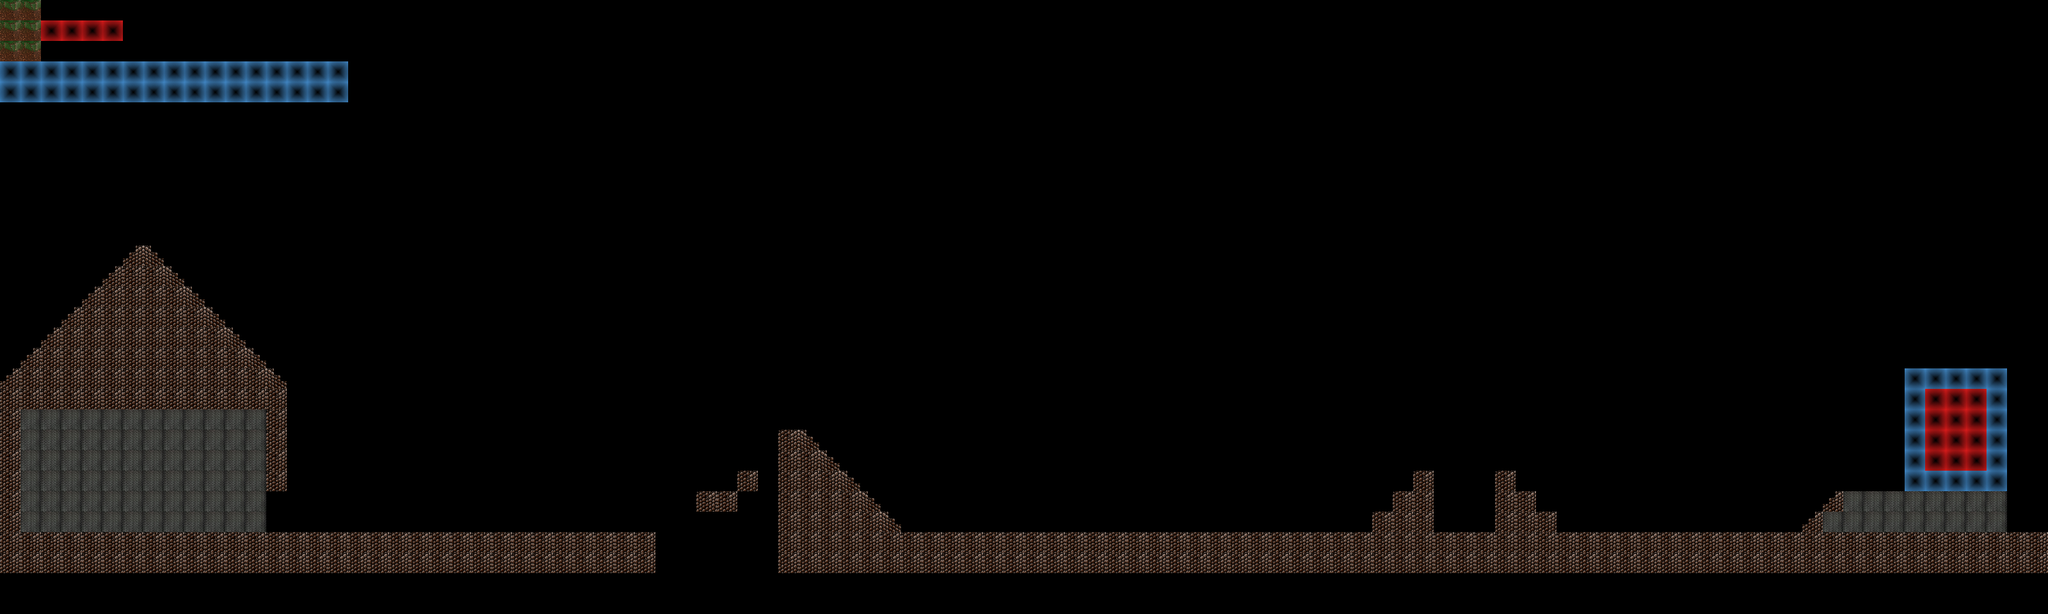

The image is a tile-based game level rendered from a .tmx file. Its description and source (layers, tilesets, objects; grid data summarised) follow:
An orthogonal 100x30 tile map with 32x32 px tiles, 4 tile layers (Background, Ground, Shadow, Overlay) and 74 objects.

<map version="1.0" orientation="orthogonal" renderorder="right-down" width="100" height="30" tilewidth="32" tileheight="32" nextobjectid="195">
 <tileset firstgid="1" name="textures" tilewidth="32" tileheight="32" tilecount="32">
  <image source="textures.png" width="256" height="128" />
  <tile id="4">
   <objectgroup draworder="index">
    <object id="0" x="0" y="32">
     <polygon points="0,0 32,0 32,-32" />
    </object>
   </objectgroup>
  </tile>
 </tileset>
 <layer name="Background" width="100" height="30">
  <data>[3000 cells, 12 non-empty, 1 distinct tile ids]</data>
 </layer>
 <layer name="Ground" width="100" height="30">
  <data>[3000 cells, 456 non-empty, 6 distinct tile ids]</data>
 </layer>
 <layer name="Shadow" width="100" height="30">
  <data>[3000 cells, 0 non-empty, 0 distinct tile ids]</data>
 </layer>
 <layer name="Overlay" width="100" height="30">
  <data>[3000 cells, 0 non-empty, 0 distinct tile ids]</data>
 </layer>
 <objectgroup name="Spawn">
  <object id="194" x="224" y="224" width="32" height="32" />
 </objectgroup>
 <objectgroup name="End" />
 <objectgroup name="Ground">
  <object id="27" x="0" y="96" width="544" height="64" />
  <object id="28" x="0" y="832" width="1024" height="64" />
  <object id="29" x="1216" y="832" width="1984" height="64" />
  <object id="30" x="2880" y="768" width="256" height="64" />
  <object id="32" x="3008" y="608" width="96" height="128" />
  <object id="33" x="1216" y="672" width="32" height="160" />
  <object id="34" x="1248" y="704" width="32" height="128" />
  <object id="35" x="1280" y="736" width="32" height="96" />
  <object id="36" x="1312" y="768" width="32" height="64" />
  <object id="37" x="1344" y="800" width="32" height="32" />
  <object id="48" x="2848" y="800" width="32" height="32" />
  <object id="49" x="0" y="608" width="32" height="224" />
  <object id="50" x="32" y="608" width="416" height="32" />
  <object id="51" x="416" y="640" width="32" height="128" />
  <object id="52" x="32" y="576" width="384" height="32" />
  <object id="53" x="64" y="544" width="320" height="32" />
  <object id="54" x="96" y="512" width="256" height="32" />
  <object id="55" x="128" y="480" width="192" height="32" />
  <object id="56" x="160" y="448" width="128" height="32" />
  <object id="57" x="192" y="416" width="64" height="32" />
  <object id="115" x="1088" y="768" width="64" height="32" />
  <object id="116" x="1152" y="736" width="32" height="32" />
  <object id="121" x="2144" y="800" width="96" height="32" />
  <object id="125" x="2176" y="768" width="64" height="32" />
  <object id="126" x="2208" y="736" width="32" height="32" />
  <object id="127" x="2336" y="736" width="32" height="32" />
  <object id="128" x="2336" y="768" width="64" height="32" />
  <object id="129" x="2336" y="800" width="96" height="32" />
 </objectgroup>
 <objectgroup name="Item">
  <object id="83" x="800" y="768" width="32" height="32" />
  <object id="84" x="928" y="704" width="32" height="32" />
  <object id="85" x="1056" y="672" width="32" height="32" />
  <object id="86" x="320" y="32" width="32" height="32" />
  <object id="87" x="390" y="66" width="1" />
  <object id="157" x="800" y="736" width="32" height="32" />
  <object id="158" x="800" y="704" width="32" height="32" />
  <object id="159" x="928" y="736" width="32" height="32" />
  <object id="164" x="32" y="640" width="32" height="32" />
  <object id="165" x="64" y="640" width="32" height="32" />
  <object id="166" x="96" y="640" width="32" height="32" />
  <object id="168" x="128" y="704" width="32" height="32" />
  <object id="169" x="160" y="704" width="32" height="32" />
  <object id="170" x="192" y="704" width="32" height="32" />
  <object id="171" x="224" y="704" width="32" height="32" />
  <object id="172" x="256" y="704" width="32" height="32" />
  <object id="173" x="288" y="704" width="32" height="32" />
  <object id="174" x="320" y="704" width="32" height="32" />
  <object id="175" x="352" y="704" width="32" height="32" />
  <object id="176" x="128" y="736" width="32" height="32" />
  <object id="177" x="128" y="768" width="32" height="32" />
  <object id="178" x="160" y="768" width="32" height="32" />
  <object id="179" x="160" y="736" width="32" height="32" />
  <object id="180" x="192" y="736" width="32" height="32" />
  <object id="182" x="192" y="768" width="32" height="32" />
  <object id="183" x="224" y="736" width="32" height="32" />
  <object id="184" x="256" y="736" width="32" height="32" />
  <object id="185" x="288" y="736" width="32" height="32" />
  <object id="186" x="320" y="736" width="32" height="32" />
  <object id="188" x="352" y="736" width="32" height="32" />
  <object id="189" x="224" y="768" width="32" height="32" />
  <object id="190" x="256" y="768" width="32" height="32" />
  <object id="191" x="288" y="768" width="32" height="32" />
  <object id="192" x="320" y="768" width="32" height="32" />
  <object id="193" x="352" y="768" width="32" height="32" />
 </objectgroup>
 <objectgroup name="Enemy_Spawn">
  <object id="136" x="2272" y="736" width="32" height="32" />
  <object id="137" x="2240" y="736" width="32" height="32" />
  <object id="138" x="2304" y="736" width="32" height="32" />
  <object id="141" x="3092" y="520" />
  <object id="142" x="2880" y="672" width="32" height="32" />
  <object id="143" x="2919" y="672" width="32" height="32" />
  <object id="144" x="1600" y="736" width="32" height="32" />
  <object id="145" x="1920" y="736" width="32" height="32" />
  <object id="146" x="512" y="704" width="32" height="32" />
 </objectgroup>
</map>